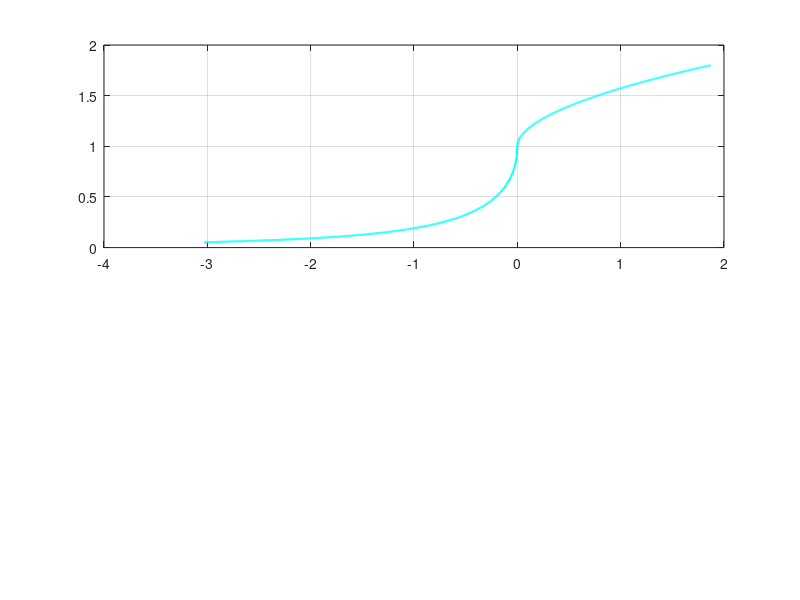

Reproduce this figure in MATLAB. (Note: this script raises an error after producing the figure.)
% Basic gas properties and initial conditions
gamma = 1.3;
R = 188.9; 
g0 = 9.81;
P_0 = 6e5; % Inlet pressure (Pa)
T_0 = 293.15;
P_atm = 101325; % Ambient pressure (Pa)

% Geometry inputs
throat_diameter = 1.5; 
diverging_angle = 5; 
converging_angle = 30; 
M_e_target = 1.8; 

% Calculate throat and exit areas
r_star = (throat_diameter / 2) / 1000;
throat_area = pi * r_star^2;

area_ratio = (1/M_e_target) * ((2/(gamma+1)) * (1 + (gamma-1)/2 * M_e_target^2))^((gamma+1)/(2*(gamma-1)));
A_e = area_ratio * throat_area;
r_e = sqrt(A_e / pi);

% Calculate theoretical performance at 6 bar
T_e = T_0 / (1 + (gamma-1)/2 * M_e_target^2);
P_e = P_0 / (1 + (gamma-1)/2 * M_e_target^2)^(gamma/(gamma-1));
v_e = M_e_target * sqrt(gamma * R * T_e);

mdot = P_0 * throat_area * sqrt(gamma/(R*T_0)) * (2/(gamma+1))^((gamma+1)/(2*(gamma-1)));
F_momentum = mdot * v_e;
F_pressure = (P_e - P_atm) * A_e;
F_total = F_momentum + F_pressure;
Isp = F_total / (mdot * g0);

% print results to command window
fprintf('\nnozzle calc results:\n')
fprintf('exit dia: %f mm\n', 2 * r_e * 1000)
fprintf('thrust = %g N\n', F_total)
fprintf('mass flow is %f g/s\n', mdot * 1000)
fprintf('isp = %f s\n\n', Isp)

% Setup geometry arrays for Mach calculation
r_inlet = 2.5 / 1000; 
L_con = (r_inlet - r_star) / tan(deg2rad(converging_angle));
L_div = (r_e - r_star) / tan(deg2rad(diverging_angle));
n_points = 500;
x_con = linspace(-L_con, 0, n_points);
x_div = linspace(0, L_div, n_points);

A_con = pi * (r_star + abs(x_con) * tan(deg2rad(converging_angle))).^2;
A_div = pi * (r_star + x_div * tan(deg2rad(diverging_angle))).^2;

% Solve for Mach number at each point
mach_func = @(M, A) (1/M) * ((2/(gamma+1)) * (1 + (gamma-1)/2 * M^2))^((gamma+1)/(2*(gamma-1))) - A/throat_area;
M_con = zeros(1, n_points);
for i = 1:n_points-1
    M_con(i) = fzero(@(M) mach_func(M, A_con(i)), [1e-5, 1]);
end
M_con(end) = 1; 

M_div = zeros(1, n_points);
M_div(1) = 1;
for i = 2:n_points
    M_div(i) = fzero(@(M) mach_func(M, A_div(i)), [1, 5]);
end

x_all = [x_con, x_div(2:end)] * 1000; 
M_all = [M_con, M_div(2:end)];

% Simulate thrust as tank pressure depletes
P0_vec = linspace(P_0, P_atm, 100); 
F_time = zeros(1, 100);

for i = 1:100
    Pe_current = P0_vec(i) / (1 + (gamma-1)/2 * M_e_target^2)^(gamma/(gamma-1));
    mdot_current = P0_vec(i) * throat_area * sqrt(gamma/(R*T_0)) * (2/(gamma+1))^((gamma+1)/(2*(gamma-1)));
    
    F_time(i) = (mdot_current * v_e) + (Pe_current - P_atm) * A_e;
    
    if F_time(i) < 0
        F_time(i) = 0; % Cap at 0 if over-expanded
    end
end

% Plotting results
figure('Color', [0.15 0.15 0.15]) % Dark grey background for visibility

subplot(2,1,1)
plot(x_all, M_all, 'c', 'LineWidth', 1.5) % Cyan line
grid on
hold on
xline(0, 'w--')
yline(1, 'w--')
title('Mach distribution', 'Color', 'w')
xlabel('Position (mm)', 'Color', 'w')
ylabel('Mach', 'Color', 'w')
set(gca, 'Color', [0.2 0.2 0.2], 'XColor', 'w', 'YColor', 'w', 'GridColor', 'w')

subplot(2,1,2)
plot(P0_vec / 100000, F_time, 'm', 'LineWidth', 1.5) % Magenta line
grid on
title('Thrust vs Tank Pressure', 'Color', 'w')
xlabel('Tank Pressure (Bar)', 'Color', 'w')
ylabel('Thrust (N)', 'Color', 'w')
set(gca, 'XDir', 'reverse', 'Color', [0.2 0.2 0.2], 'XColor', 'w', 'YColor', 'w', 'GridColor', 'w')
